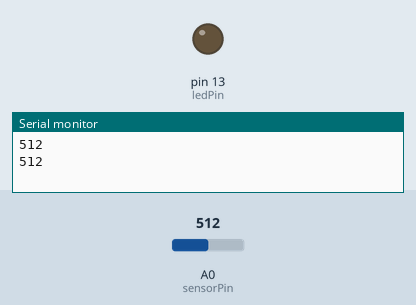
Simulated run of this sketch. Board: Arduino Uno, built with avr-gcc and run on an emulated ATmega328P. Shown: output pins drawn as LEDs (lit = HIGH), the last lines printed to the serial monitor. The test bench sets the inputs (shaded band); at power-on: A0 (sensorPin) = 512.

Above: at 1.8 s.
1.9 s: A0 (sensorPin) set to 106
3.4 s: A0 (sensorPin) set to 94
At 5.2 s:
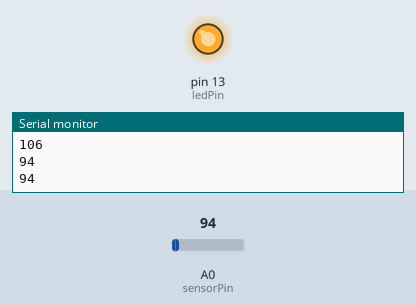
5.5 s: A0 (sensorPin) set to 110
At 6.9 s:
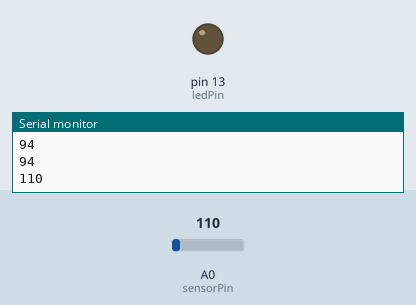
7.5 s: A0 (sensorPin) set to 90
At 8.4 s:
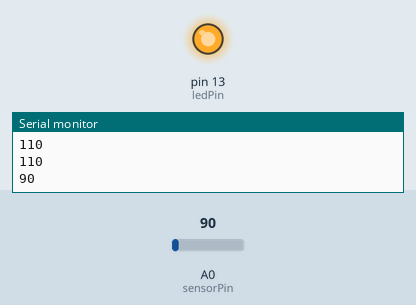
Timing chart, 0 to 10.5 s (numbered marks = the images above; inputs shaded):
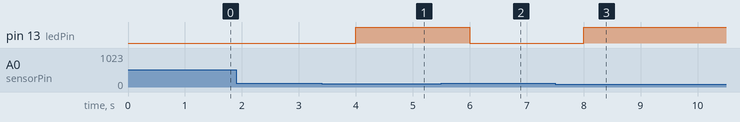

Measured:
- the behaviour switches between 100 and 99 on A0 (sensorPin) (found by bisection; images 0 and 1)
- after the input at 3.4 s, pin 13 (ledPin): LOW → HIGH after 0.60 s
- after the input at 5.5 s, pin 13 (ledPin): HIGH → LOW after 0.50 s
- after the input at 7.5 s, pin 13 (ledPin): LOW → HIGH after 0.50 s

The sketch:

code.ino
```cpp
int sensorPin = A0; // select the input pin for LDR
int ledPin = 13;
int sensorValue = 0; // variable to store the value coming from the sensor

void setup() {
  Serial.begin(9600); //sets serial port for communication
  pinMode(ledPin, OUTPUT);
}

void loop() {
  sensorValue = analogRead(sensorPin); // read the value from the sensor
  Serial.println(sensorValue); //prints the values coming from the sensor on the screen
  if (sensorValue < 100){
    digitalWrite(ledPin, HIGH);
  }else{
    digitalWrite(ledPin, LOW);
    }
  delay(1000);
}
```
